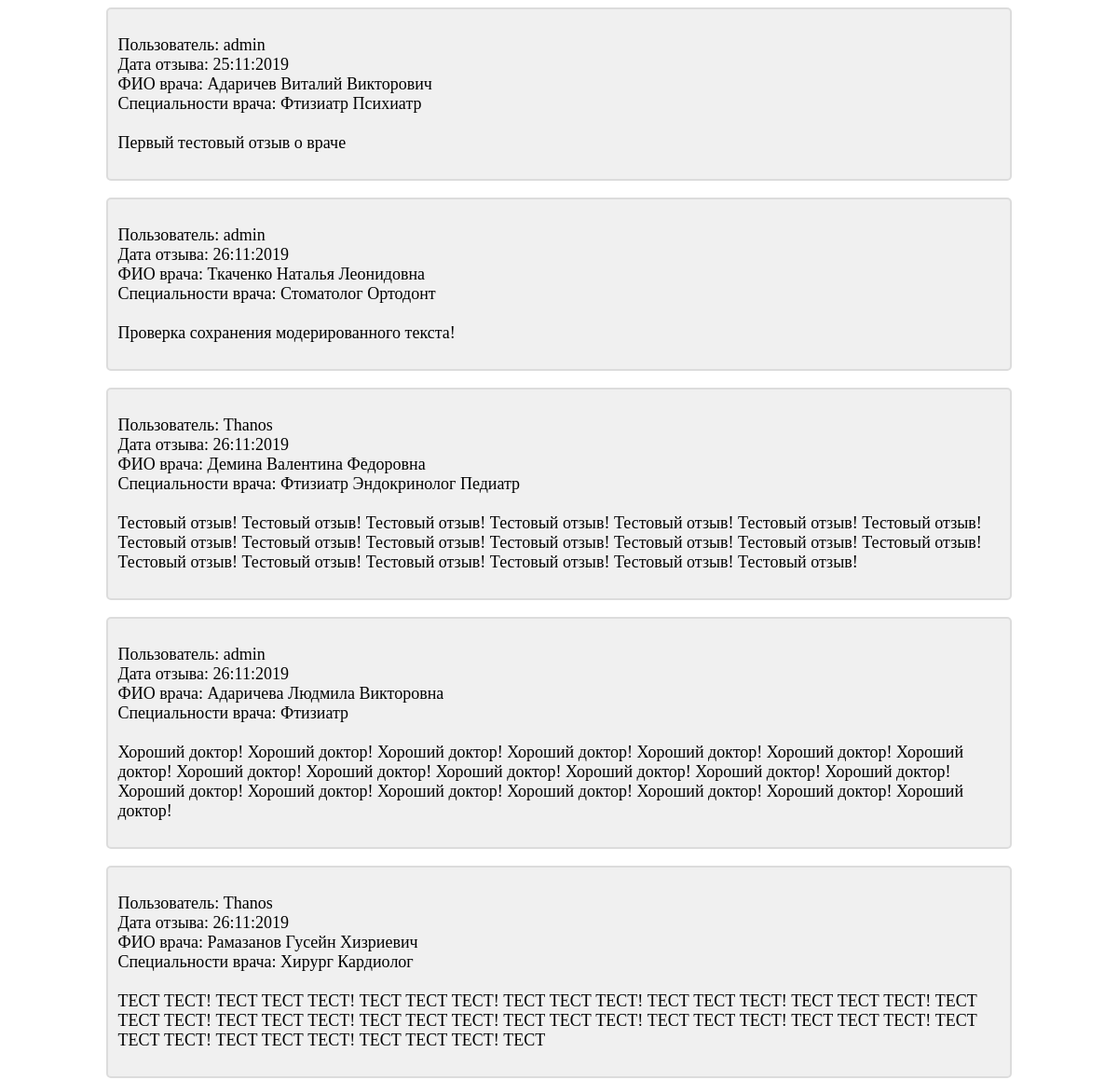
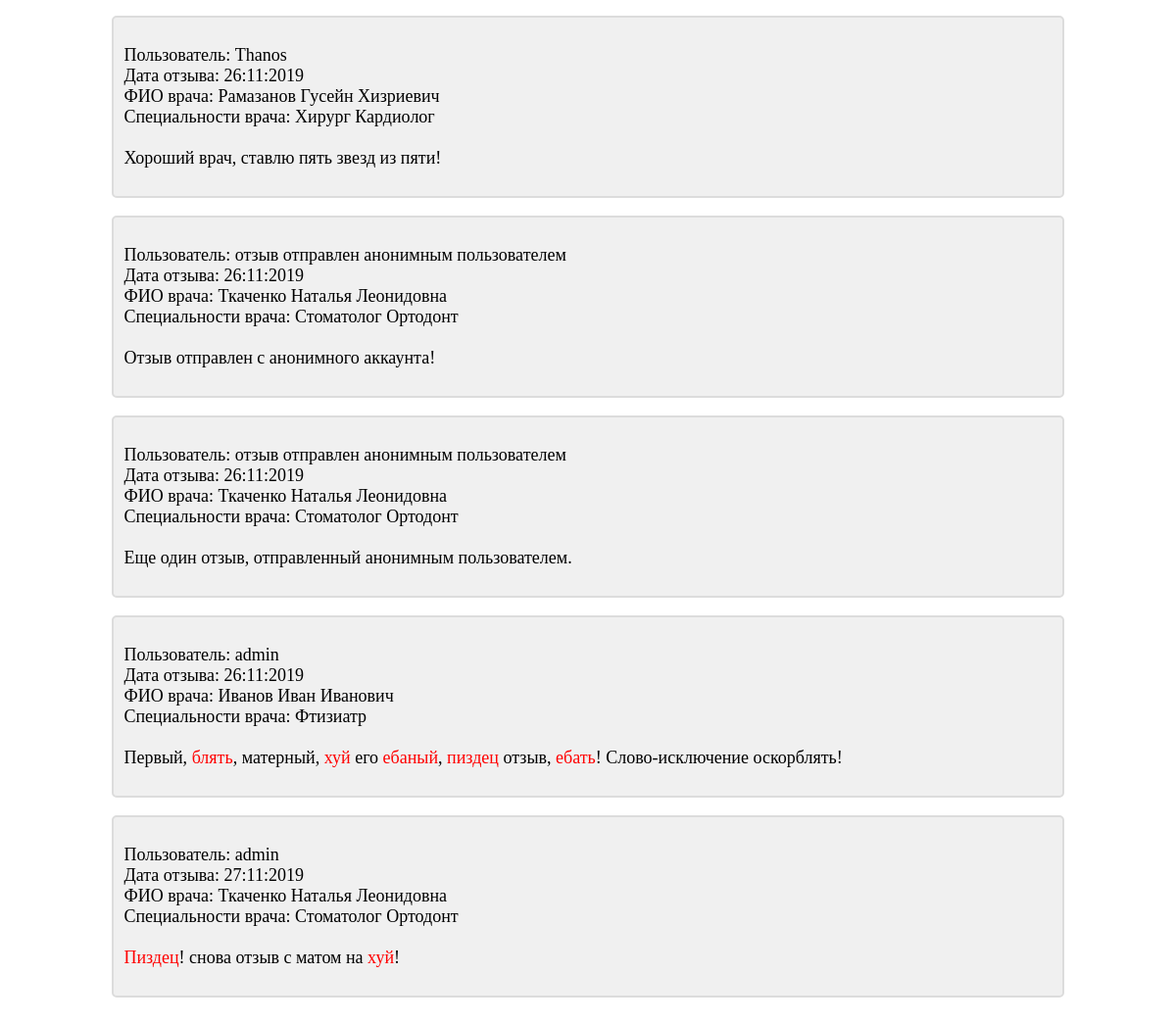
The page /review/ (signed in) on the database its author committed (2 pictures, top to bottom).
### main/models.py (models this page shows, shortened)
class Review(models.Model):
    doctor = models.ForeignKey(Doctor, on_delete=models.CASCADE, verbose_name='ФИО врача', db_index=True)
    user = models.ForeignKey(User, null=True, blank=True, on_delete=models.PROTECT,
                             verbose_name='Пользователь, оставивший отзыв', db_index=True)
    dt_created = models.DateTimeField(auto_now_add=True, verbose_name='Дата и время создания отзыва')
    dt_updated = models.DateTimeField(auto_now=True, verbose_name='Дата и время редактирования отзыва')
    origin_text = models.TextField(blank=False, verbose_name='Исходный отзыв')
    finished_text = models.TextField(blank=False, verbose_name='Обработанный отзыв')
    moderation_flag = models.BooleanField(default=False, null=False, verbose_name='Отзыв отмодерирован')
    user_ip = models.GenericIPAddressField(protocol='IPv4', verbose_name='ip-адрес пользователя')
    class Meta:
        verbose_name = 'Отзыв'
        verbose_name_plural = 'Отзывы'
        ordering = ['dt_created']

class Doctor(models.Model):
    fio = models.CharField(max_length=250, verbose_name='ФИО врача')
    specialty = models.ManyToManyField(Specialty, verbose_name='Специальность врача')
    def __str__(self):
        return self.fio
    class Meta:
        verbose_name = 'ФИО врача'
        verbose_name_plural = 'ФИО врачей'
        indexes = [
            models.Index(fields=['id', 'fio'])
        ]

class Specialty(models.Model):
    name = models.CharField(max_length=100, verbose_name='Специальность')
    def __str__(self):
        return self.name
    class Meta:
        verbose_name = 'Специальность'
        verbose_name_plural = 'Специальности'

class ForbiddenWord(models.Model):
    word = models.CharField(max_length=100, verbose_name='Запрещенное слово')
    def __str__(self):
        return self.word
    class Meta:
        verbose_name = 'Запрещенное слово'
        verbose_name_plural = 'Запрещенные слова'

class PermittedWord(models.Model):
    word = models.CharField(max_length=100, verbose_name='Слово-исключение')
    def __str__(self):
        return self.word
    class Meta:
        verbose_name = 'Слово-исключение'
        verbose_name_plural = 'Слова-исключения'

### main/views.py (the view)
# urls.py: url(r'^review/$', review, name='review'),
@user_passes_test(lambda user: user.is_staff)
def review(request):
    reviews_list = Review.objects.filter(moderation_flag=True)
    context = {'reviews_list': reviews_list}
    return render(request, 'main/review.html', context)

### templates/main/review.html (shortened to what this page needs)
{% extends 'layout/basic.html' %}
{%  load filters %}
{% block content %}
    {% for review in reviews_list %}
        <div class="basic_block">
            <p>
                Пользователь:
                {% if review.user %}
                    {{ review.user }}<br>
                {% else %}
                    отзыв отправлен анонимным пользователем<br>
                {% endif %}
                Дата отзыва: {{ review.dt_created|date:"d:m:Y" }}<br>
                ФИО врача: {{ review.doctor }}<br>
                Специальности врача:
                {% for spec in review.doctor.specialty.all %}
                    {{ spec }}
                {% empty %}
                    Для врача не указаны специальности...
                {% endfor %}
                <br><br>
                {{ review.finished_text|check_wrong_words }}
            </p>
        </div>
        <br>
    {% empty %}
        <div class="basic_block">
            <p>
                Простите, но на сайте нет отмодерированных отзывов...
            </p>
        </div>
    {% endfor %}
{% endblock content %}

### main/static/main/style.css (style rules this page uses)
.basic_block { font-size: large; background-color: RGB(240, 240, 240); border: 2px solid RGB(220, 220, 220); border-radius: 5px; padding: 10px; margin-left: auto; margin-right: auto; width: 80%; overflow: hidden; }

### rows shown on the page
Review: user "admin", dt_created "25:11:2019", doctor "Адаричев Виталий Викторович", finished_text|check_wrong_words "Первый тестовый отзыв о враче"
Specialty: name "Фтизиатр"
Specialty: name "Психиатр"
Review: user "admin", dt_created "26:11:2019", doctor "Ткаченко Наталья Леонидовна", finished_text|check_wrong_words "Проверка сохранения модерированного текста!"
Specialty: name "Стоматолог"
Specialty: name "Ортодонт"
Review: user "Thanos", dt_created "26:11:2019", doctor "Демина Валентина Федоровна", finished_text|check_wrong_words "Тестовый отзыв! Тестовый отзыв! Тестовый отзыв! Тестовый отзыв! Тестовый отзыв! Тестовый отзыв! Тестовый отзыв! Тестовый отзыв! Тестовый отзыв! Тестовый отзыв! Тестовый отзыв! Тестовый отзыв! Тестовый отзыв! Тестовый отзыв! Тестовый отзыв! Тестовый отзыв! Тестовый отзыв! Тестовый отзыв! Тестовый отзыв! Тестовый отзыв!"
Specialty: name "Эндокринолог"
Specialty: name "Педиатр"
Review: user "admin", dt_created "26:11:2019", doctor "Адаричева Людмила Викторовна", finished_text|check_wrong_words "Хороший доктор! Хороший доктор! Хороший доктор! Хороший доктор! Хороший доктор! Хороший доктор! Хороший доктор! Хороший доктор! Хороший доктор! Хороший доктор! Хороший доктор! Хороший доктор! Хороший доктор! Хороший доктор! Хороший доктор! Хороший доктор! Хороший доктор! Хороший доктор! Хороший доктор! Хороший доктор!"
Review: user "Thanos", dt_created "26:11:2019", doctor "Рамазанов Гусейн Хизриевич", finished_text|check_wrong_words "ТЕСТ ТЕСТ! ТЕСТ ТЕСТ ТЕСТ! ТЕСТ ТЕСТ ТЕСТ! ТЕСТ ТЕСТ ТЕСТ! ТЕСТ ТЕСТ ТЕСТ! ТЕСТ ТЕСТ ТЕСТ! ТЕСТ ТЕСТ ТЕСТ! ТЕСТ ТЕСТ ТЕСТ! ТЕСТ ТЕСТ ТЕСТ! ТЕСТ ТЕСТ ТЕСТ! ТЕСТ ТЕСТ ТЕСТ! ТЕСТ ТЕСТ ТЕСТ! ТЕСТ ТЕСТ ТЕСТ! ТЕСТ ТЕСТ ТЕСТ! ТЕСТ ТЕСТ ТЕСТ! ТЕСТ"
Specialty: name "Хирург"
Specialty: name "Кардиолог"
Review: user "Thanos", dt_created "26:11:2019", doctor "Рамазанов Гусейн Хизриевич", finished_text|check_wrong_words "Хороший врач, ставлю пять звезд из пяти!"
Review: shows "отзыв отправлен анонимным пользователем", dt_created "26:11:2019", doctor "Ткаченко Наталья Леонидовна", finished_text|check_wrong_words "Отзыв отправлен с анонимного аккаунта!"
Review: shows "отзыв отправлен анонимным пользователем", dt_created "26:11:2019", doctor "Ткаченко Наталья Леонидовна", finished_text|check_wrong_words "Еще один отзыв, отправленный анонимным пользователем."
Review: user "admin", dt_created "26:11:2019", doctor "Иванов Иван Иванович", finished_text|check_wrong_words "Первый, блять , матерный, хуй его ебаный , пиздец отзыв, ебать ! Слово-исключение оскорблять!"
Review: user "admin", dt_created "27:11:2019", doctor "Ткаченко Наталья Леонидовна", finished_text|check_wrong_words "Пиздец ! снова отзыв с матом на хуй !"
